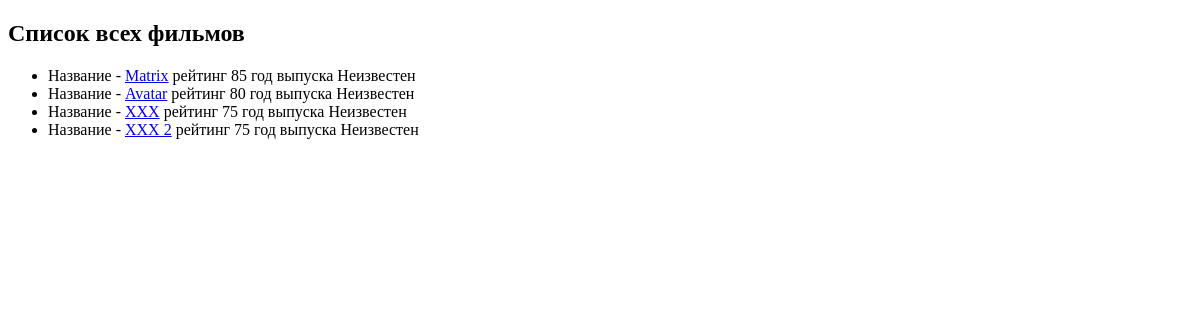
Before: / with the older database file.
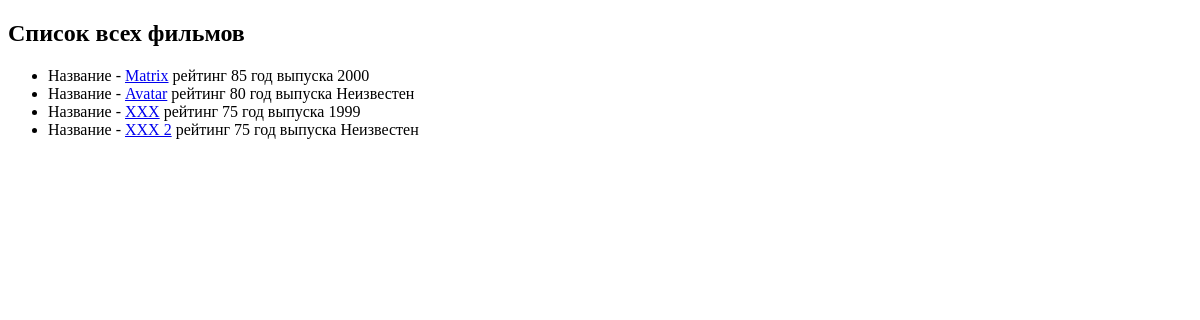
After: the same page with the newer database file.
### movie_app/models.py (models this page shows, shortened)
class Movie(models.Model):
    name = models.CharField(max_length=40)
    rating = models.IntegerField()
    year = models.IntegerField(null=True)
    budget = models.IntegerField(default=1000000)
    def get_url(self):
        return reverse('movie-detail', args=[self.id])

### movie_app/views.py (the view)
# urls.py: path('', views.show_all_movie),
def show_all_movie(request):
    movies = Movie.objects.all()
    return render(request, 'movie_app/all_movie.html', {
        'movies': movies
    })

### movie_app/templates/movie_app/all_movie.html (shortened to what this page needs)
{% extends 'movie_app/base.html'%}
{% block content %}
    <h2>Список всех фильмов</h2>
    <ul>
        {% for movie in movies %}
            <li>Название - <a href="{{ movie.get_url }}">{{movie.name}}</a>  рейтинг {{movie.rating}} год выпуска {{movie.year|default:"Неизвестен"}}</li>
        {% endfor %}
    </ul>
{% endblock %}

Changed rows visible on the page:
changed Movie "Matrix": year "Неизвестен" → "2000"
changed Movie "XXX": year "Неизвестен" → "1999"
